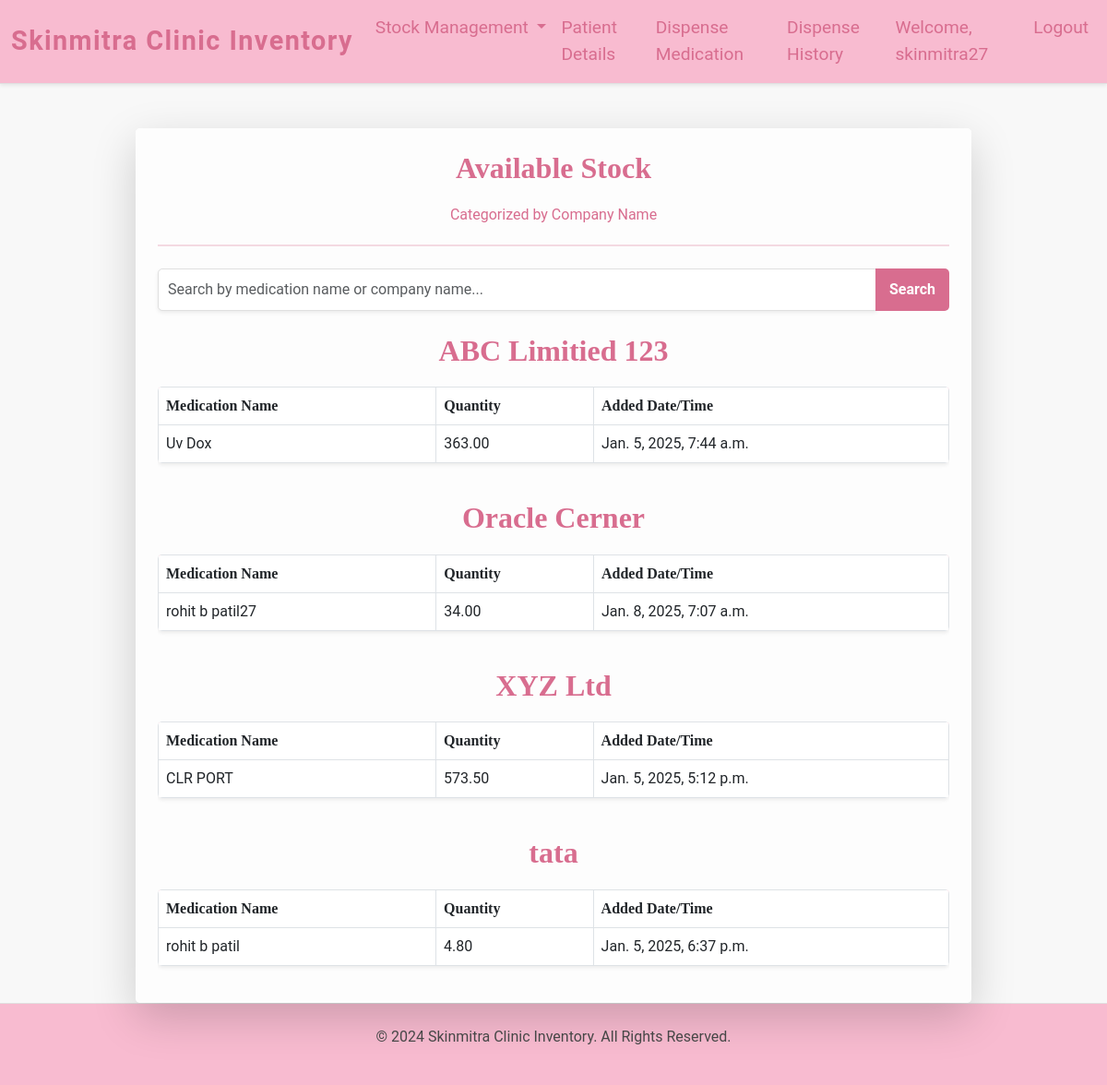
The app's page /available_stock/ (signed in), older data.
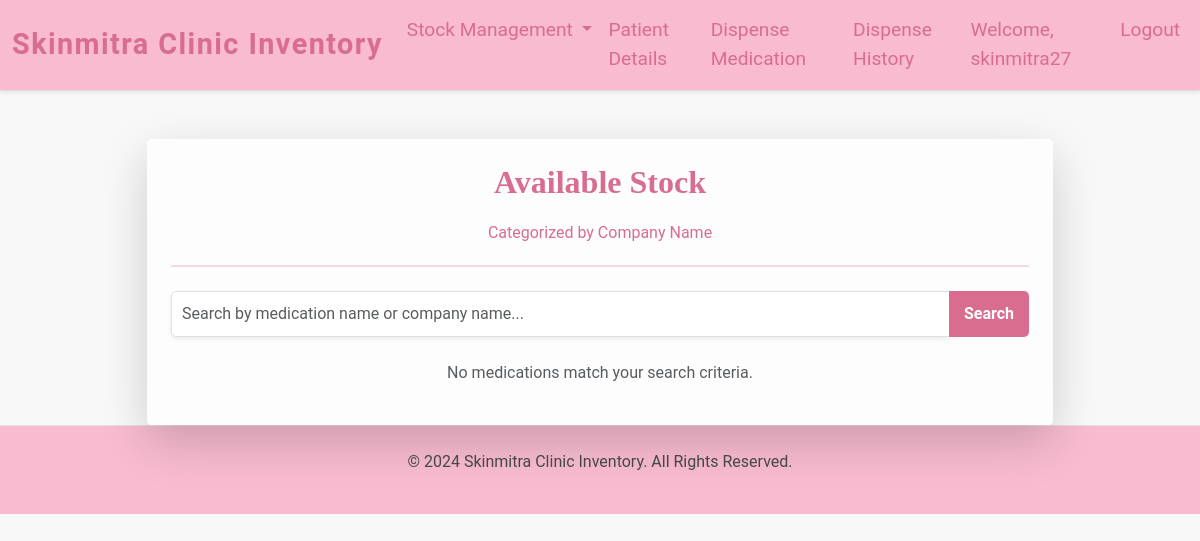
The same page, newer data.
### inventory/models.py (models this page shows, shortened)
class Medication(models.Model):
    name = models.CharField(max_length=100)
    quantity = models.DecimalField(max_digits=10, decimal_places=2)
    date_added = models.DateTimeField(auto_now_add=True)
    company_name = models.CharField(max_length=255, default="Unknown")
    mr_number = models.CharField(max_length=255, default="Unknown")

### inventory/views.py (the view)
# urls.py: path('available_stock/', views.available_stock, name='available_stock'),
@login_required
def available_stock(request):
    query = request.GET.get("search", "")  # Get the search query
    if query:
        medications = Medication.objects.filter(
            Q(name__icontains=query) | Q(company_name__icontains=query),
            quantity__gt=0
        )
    else:
        medications = Medication.objects.filter(quantity__gt=0)
    grouped_medications = {}
    for company_name, meds in groupby(medications.order_by("company_name"), key=lambda x: x.company_name):
        grouped_medications[company_name] = list(meds)
    return render(
        request,
        "available_stock.html",
        {"grouped_medications": grouped_medications, "search_query": query},
    )

### inventory/templates/available_stock.html (shortened to what this page needs)
{% extends "base.html" %}
{% block content %}
<div class="container mt-5">
    <div class="row justify-content-center">
        <div class="col-md-10">
            <div class="card shadow-lg border-0">
                <div class="card-body p-4">
                    <div class="text-center mb-4">
                        <h1 class="available-stock-heading">Available Stock</h1>
                        <p class="lead-text">Categorized by Company Name</p>
                        <hr class="hr-style">
                    </div>
                    <form method="GET" action="{% url 'available_stock' %}" class="mb-4">
                        <div class="input-group">
                            <input
                                type="text"
                                name="search"
                                class="form-control shadow-sm"
                                placeholder="Search by medication name or company name..."
                                value="{{ search_query }}"
                                aria-label="Search">
                            <button class="btn btn-custom" type="submit">Search</button>
                        </div>
                    </form>
                    {% if grouped_medications %}
                        {% for company, medications in grouped_medications.items %}
                        <h3 class="mt-4 available-stock-heading">{{ company }}</h3>
                        <div class="table-responsive">
                            <table class="table table-bordered table-hover shadow-sm">
                                <thead class="table-heading">
                                    <tr>
                                        <th>Medication Name</th>
                                        <th>Quantity</th>
                                        <th>Added Date/Time</th>
                                    </tr>
                                </thead>
                                <tbody>
                                    {% for medication in medications %}
                                    <tr>
                                        <td>{{ medication.name }}</td>
                                        <td>{{ medication.quantity }}</td>
                                        <td>{{ medication.date_added }}</td>
                                    </tr>
                                    {% endfor %}
                                </tbody>
                            </table>
                        </div>
                        {% endfor %}
                    {% else %}
                    <div class="text-center mt-4">
                        <p class="text-muted">No medications match your search criteria.</p>
                    </div>
                    {% endif %}
                </div>
            </div>
        </div>
    </div>
</div>
{% endblock %}

### inventory/templates/base.html (shortened to what this page needs)
{% load static %}
<!DOCTYPE html>
<html lang="en">
<head>
    <link href="https://cdn.jsdelivr.net/npm/bootstrap@5.3.0/dist/css/bootstrap.min.css" rel="stylesheet">
    <link href="https://cdnjs.cloudflare.com/ajax/libs/select2/4.0.13/css/select2.min.css" rel="stylesheet" />
    <link rel="stylesheet" href="{% static 'css/styles.css' %}">
</head>
<body>
    <nav class="navbar navbar-expand-lg navbar-light shadow-sm">
        <div class="container-fluid">
            <a class="navbar-brand" href="/">Skinmitra Clinic Inventory</a>
            <div class="collapse navbar-collapse" id="navbarNav">
                <ul class="navbar-nav ms-auto">
                    <li class="nav-item dropdown">
                        <a class="nav-link dropdown-toggle" href="#" id="navbarDropdown" role="button" data-bs-toggle="dropdown" aria-expanded="false">
                            Stock Management
                        </a>
                    </li>
                    <li class="nav-item">
                        <a class="nav-link" href="/patient_details/">Patient Details</a>
                    </li>
                    <li class="nav-item">
                        <a class="nav-link" href="/dispense_medication/">Dispense Medication</a>
                    </li>
                    <li class="nav-item">
                        <a class="nav-link" href="/dispensing-history/">Dispense History</a>
                    </li>
                    {% if user.is_authenticated %}
                    <li class="nav-item">
                        <span class="nav-link user-info">Welcome, {{ user.username }}</span>
                    </li>
                    {% else %}
                    <li class="nav-item">
                        <a class="nav-link" href="/login/">Login</a>
                    </li>
                    {% endif %}
                    <li class="nav-item">
                        <a class="nav-link" href="/logout/">Logout</a>
                    </li>
                </ul>
            </div>
        </div>
    </nav>
    <div class="container mt-4">
        {% block content %}
        {% endblock %}
    </div>
    <footer class="text-center py-4">
        <p class="footer-text">&copy; 2024 Skinmitra Clinic Inventory. All Rights Reserved.</p>
    </footer>
</body>
</html>

### inventory/static/css/styles.css (style rules this page uses)
body { background-color: #F8F8F8; font-family: 'Roboto', sans-serif; font-size: 1rem; color: #4a4a4a; }
.navbar { background-color: #F8BBD0; border-bottom: 1px solid #E0E0E0; box-shadow: 0 2px 4px rgba(0, 0, 0, 0.1); }
.navbar-brand { font-size: 1.8rem; font-weight: bold; color: #D86D8F; font-family: 'Roboto', sans-serif; letter-spacing: 0.05em; }
.navbar-nav .nav-link { font-size: 1.2rem; color: #D86D8F; font-family: 'Roboto', sans-serif; transition: color 0.3s ease; }
.card { border: 1px solid #E0E0E0; box-shadow: 0 4px 8px rgba(0, 0, 0, 0.1); border-radius: 5px; overflow: hidden; }
.card-body { background-color: #FDFDFD; }
.available-stock-heading, .low-stock-heading, .add-medicine-heading, .dispense-medication-heading, .patient-details-heading, .history-heading, .disp-hist-heading { color: #D86D8F !important; font-size: 2rem; font-weight: bold; font-family: 'Playfair Display', serif; margin-bottom: 20px; text-align: center; }
.lead-text, .text-center-custom { color: #D86D8F; font-size: 1rem; font-family: 'Roboto', sans-serif; }
.hr-style { border: 1px solid #D86D8F; margin: 20px 0; }
.form-control { border-radius: 5px; box-shadow: 0 2px 4px rgba(0, 0, 0, 0.1); padding: 10px; border: 1px solid #E0E0E0; }
.btn-submit, .btn-custom, .btn-outline-primary, .btn-primary, .btn-outline-secondary, .btn-warning, .btn-danger, .btn-close, .close, .btn-secondary, .btn-success { background-color: #D86D8F; color: white; border: none; font-weight: bold; padding: 10px 15px; border-radius: 5px; font-family: 'Roboto', sans-serif; font-size: 1rem; transition: background-color 0.3s ease; }
footer { background-color: #F8BBD0; color: #4a4a4a; padding: 20px 0; text-align: center; font-size: 1rem; border-top: 1px solid #E0E0E0; }

Row changes from the older to the newer data that the page shows:
removed Medication: company_name "ABC Limitied 123", name "Uv Dox", quantity "363.00", date_added "Jan. 5, 2025, 7:44 a.m."
removed Medication: company_name "Oracle Cerner", name "rohit b patil27", quantity "34.00", date_added "Jan. 8, 2025, 7:07 a.m."
removed Medication: company_name "XYZ Ltd", name "CLR PORT", quantity "573.50", date_added "Jan. 5, 2025, 5:12 p.m."
removed Medication: company_name "tata", name "rohit b patil", quantity "4.80", date_added "Jan. 5, 2025, 6:37 p.m."
Text that changed along with them:
text now shown: "No medications match your search criteria."
